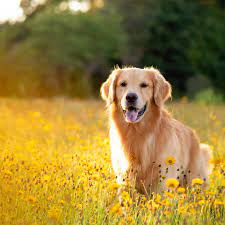
#> input picture Thresholding/dog.jpg, 225 x 225 px
$ python thresholding.py
#> lines starting #> are read from the running program, lines starting #| are printed output that depends on the picture; after the words box and inside, x2 and y2 are one past the last pixel; in counts of white or black regions, pixels touching at a corner belong together; pictures that were not available may be replaced by others from this repository, and a replacement may not be noted
# -*- coding: utf-8 -*-
"""
Created on Sat Aug 21 20:41:02 2021

@author: aktas
"""

import cv2
import numpy as np

""" Basic Thresholding """

img = cv2.imread("dog.jpg", cv2.IMREAD_GRAYSCALE)
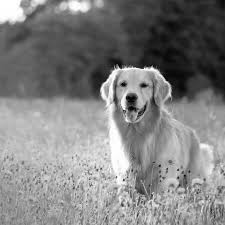
#> img: shape (225, 225); min 0, max 255, mean 128.8
img2 = cv2.imread("journal.jpg", cv2.IMREAD_GRAYSCALE)
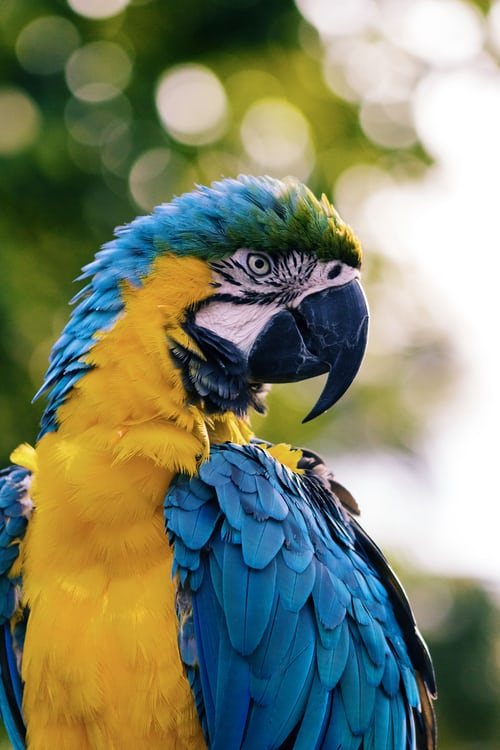
#> input picture Thresholding/bird1.jpg, 500 x 750 px, given in place of journal.jpg, which was not available
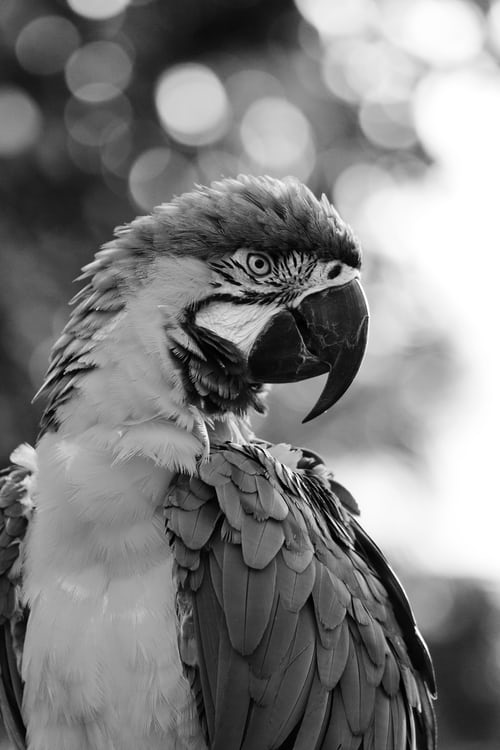
#> img2: shape (750, 500); min 0, max 255, mean 127.7

_, segmented1 = cv2.threshold(img2, 127,255,cv2.THRESH_BINARY)
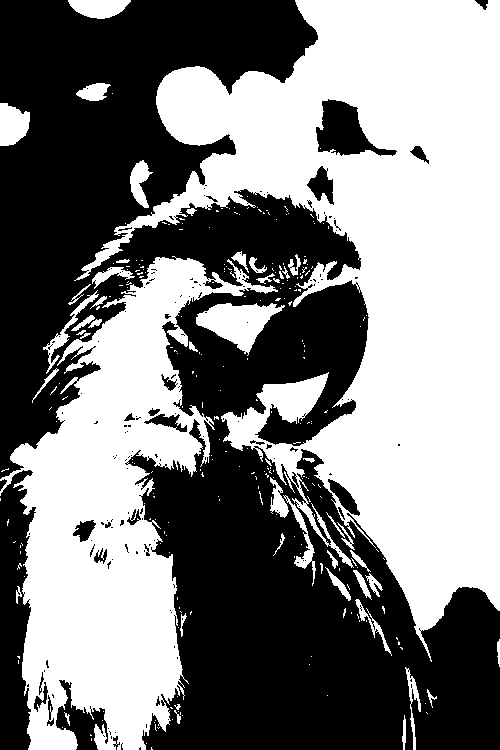
#> segmented1: shape (750, 500); 50.1% white; 165 black regions (138 under 20 px), largest, box (x1, y1, x2, y2) and area: (0, 0, 500, 750) 172875, (0, 470, 36, 750) 7040, (316, 99, 397, 156) 2283
print(segmented1)
#> (printed output is left out)

cv2.imshow("Simple Segmented Output Image", segmented1)
cv2.waitKey(0)
cv2.destroyAllWindows()


_, segmented2 = cv2.threshold(img2, 127,1,cv2.THRESH_BINARY)
segmented2 = segmented2.astype(dtype='f')
print(segmented2)
#> (printed output is left out)

cv2.imshow("Simple Segmented Output Image", segmented2)
cv2.waitKey(0)
cv2.destroyAllWindows()

""" Otsu Thresholding """

thresh, segmented3 = cv2.threshold(img2, 127,1,cv2.THRESH_OTSU)
#> thresh = 127
segmented3 = segmented3.astype(dtype='f')
print(thresh)
#| 127.0
print(segmented3)
#> (printed output is left out)

cv2.imshow("Otsu Segmented Output Image", segmented3)
cv2.waitKey(0)
cv2.destroyAllWindows()

""" Adaptive Thresholding """

segmented4 = cv2.adaptiveThreshold(img2,255,cv2.ADAPTIVE_THRESH_MEAN_C, cv2.THRESH_BINARY,15,2)
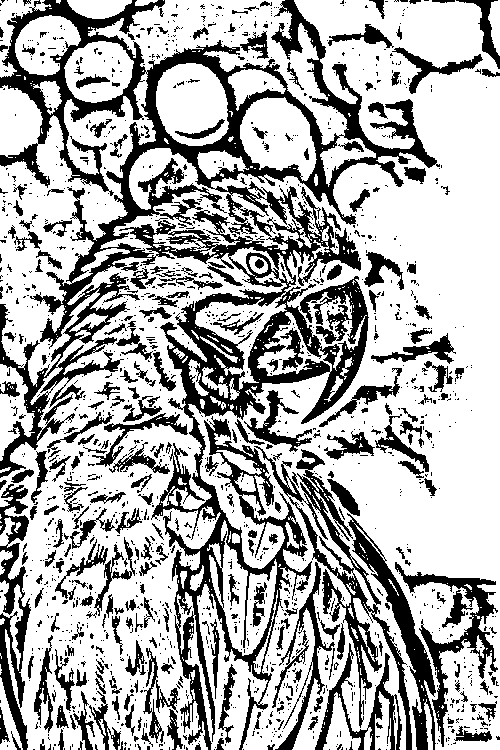
#> segmented4: shape (750, 500); 68.5% white; 1533 black regions (1261 under 20 px), largest, box (x1, y1, x2, y2) and area: (0, 0, 440, 750) 60829, (254, 446, 412, 750) 5661, (347, 513, 436, 750) 3658
print(segmented4)
#> (printed output is left out)

cv2.imshow(" Adaptive Mean Segmented Output Image", segmented4)
cv2.waitKey(0)

segmented5 = cv2.adaptiveThreshold(img2,255,cv2.ADAPTIVE_THRESH_GAUSSIAN_C, cv2.THRESH_BINARY,15,2)
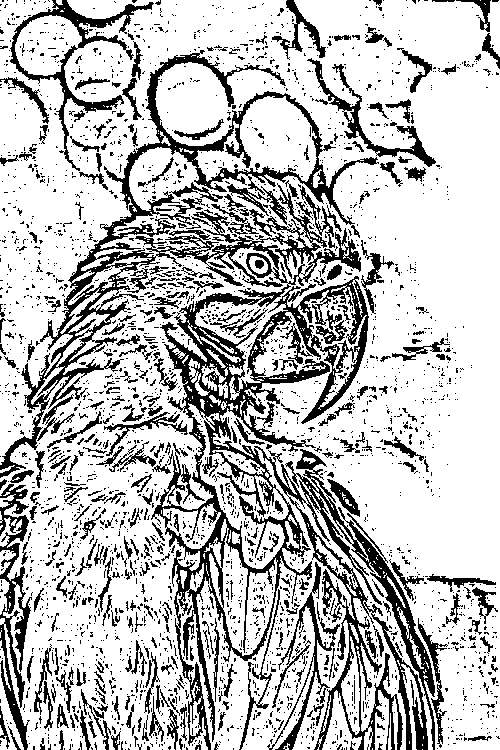
#> segmented5: shape (750, 500); 75% white; 2949 black regions (2604 under 20 px), largest, box (x1, y1, x2, y2) and area: (0, 50, 435, 750) 47277, (0, 484, 32, 750) 3222, (10, 0, 154, 171) 2873
print(segmented5)
#> (printed output is left out)

cv2.imshow("Adaptive Gaussian Segmented Output Image", segmented5)
cv2.waitKey(0)

cv2.destroyAllWindows()
